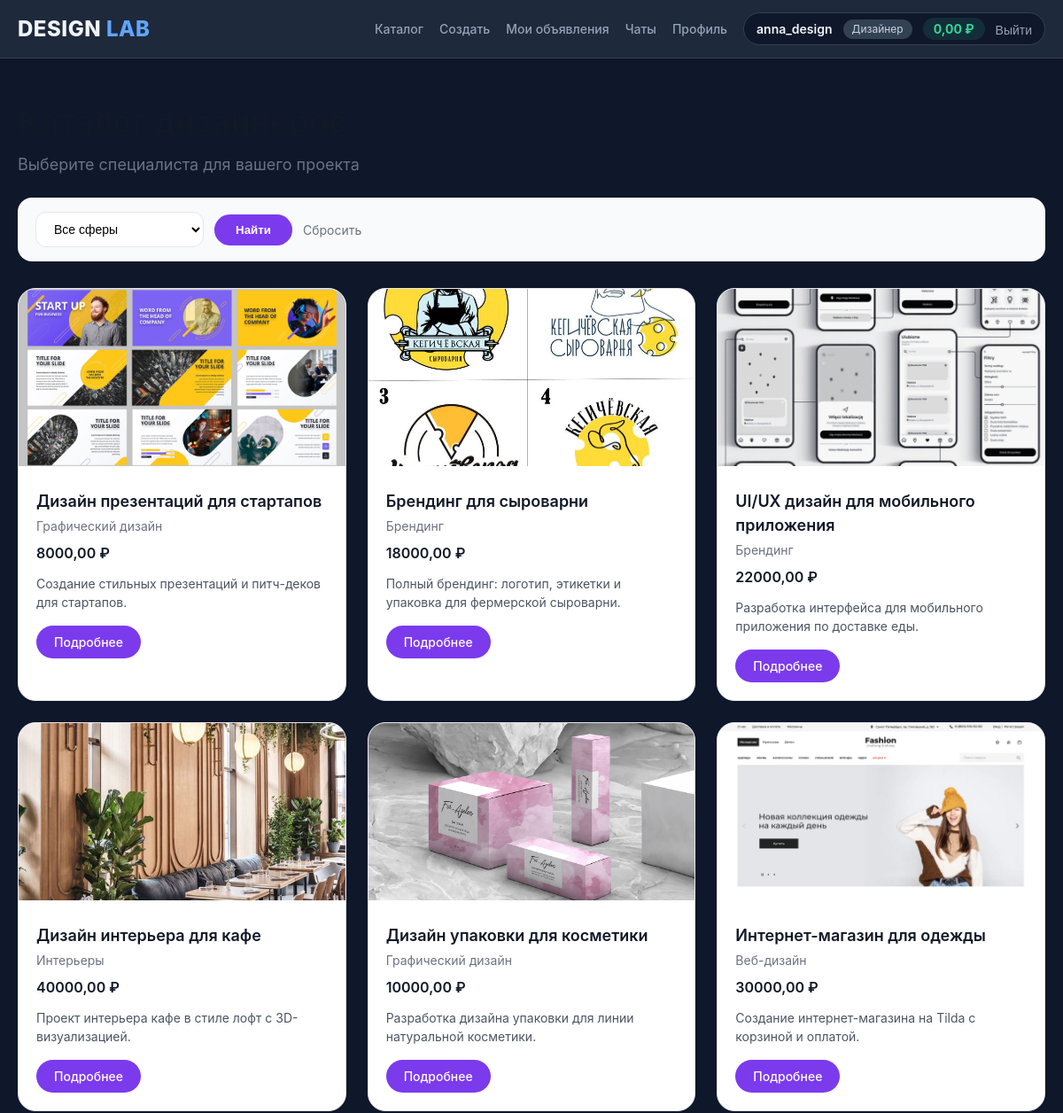
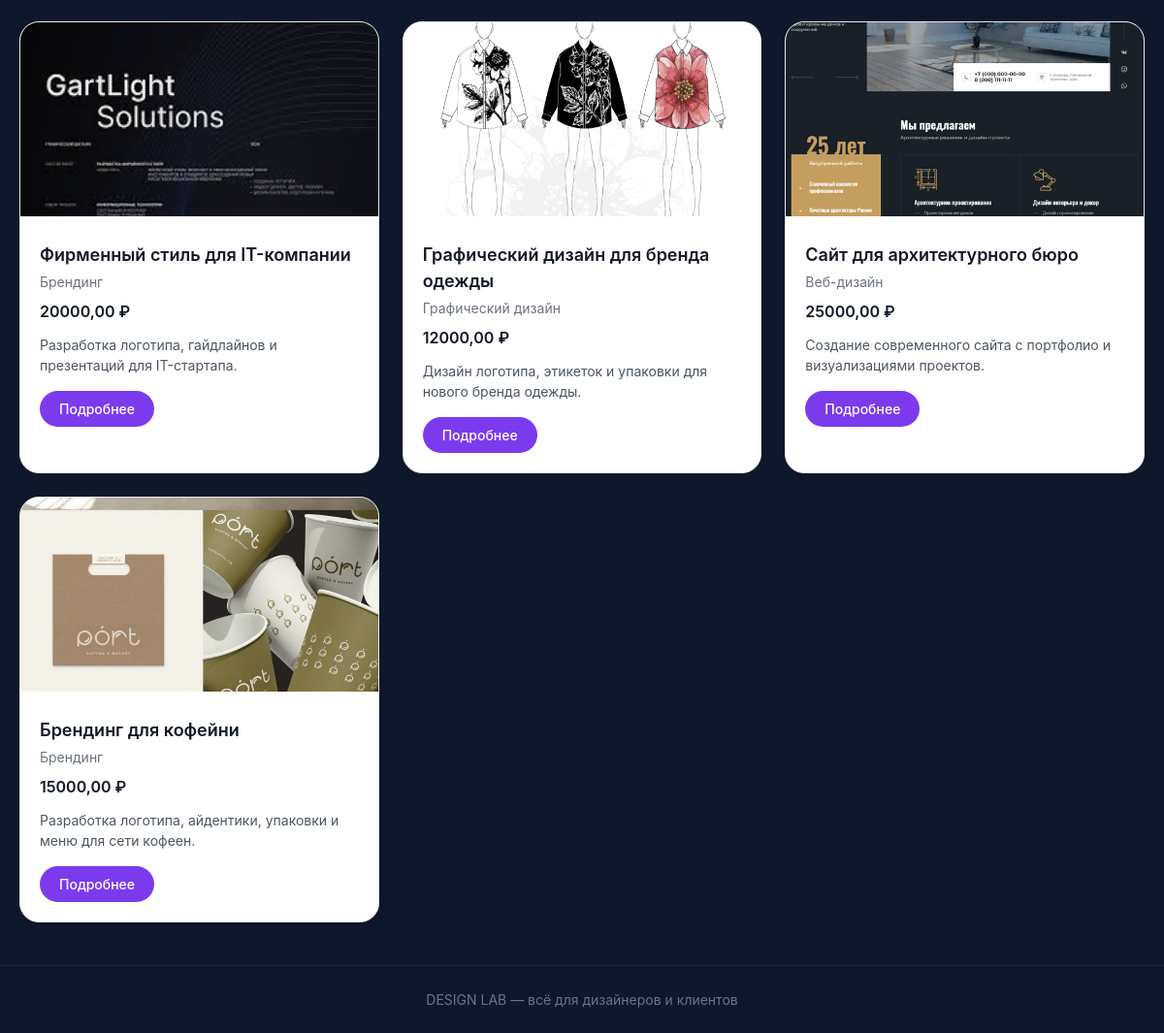
Screenshot of /services/ (signed in) with the database file from the repository (2 pictures, top to bottom).
### accounts/models.py (models this page shows, shortened)
class User(AbstractUser):
    ROLE_CHOICES = [
        ('admin', 'Администратор'),
        ('designer', 'Дизайнер'),
        ('client', 'Клиент'),
    ]
    role = models.CharField(max_length=20, choices=ROLE_CHOICES, default='client')
    phone = models.CharField(max_length=20, blank=True)
    avatar = models.ImageField(upload_to='avatars/', blank=True, null=True)
    bio = models.TextField(blank=True)
    company = models.CharField(max_length=200, blank=True)
    gender = models.CharField(max_length=10, blank=True)
    birth_date = models.DateField(null=True, blank=True)
    age = models.IntegerField(null=True, blank=True)
    created_at = models.DateTimeField(auto_now_add=True)
    last_seen = models.DateTimeField(null=True, blank=True)
    balance = models.DecimalField(max_digits=10, decimal_places=2, default=0, verbose_name='Баланс (руб)')
    @property
    def is_admin(self):
        return self.role == 'admin'

### projects/models.py (models this page shows, shortened)
class Service(models.Model):
    SPHERE_CHOICES = [
        ('branding', 'Брендинг'),
        ('web', 'Веб-дизайн'),
        ('graphic', 'Графический дизайн'),
        ('interior', 'Интерьеры'),
        ('other', 'Другое'),
    ]
    designer = models.ForeignKey(settings.AUTH_USER_MODEL, on_delete=models.CASCADE, related_name='services', limit_choices_to={'role': 'designer'}, verbose_name='Дизайнер')
    title = models.CharField(max_length=200, verbose_name='Название услуги')
    description = models.TextField(verbose_name='Описание')
    sphere = models.CharField(max_length=20, choices=SPHERE_CHOICES, verbose_name='Сфера')
    price = models.DecimalField(max_digits=10, decimal_places=2, default=0, verbose_name='Цена (₽)')
    is_active = models.BooleanField(default=True, verbose_name='Активно')
    created_at = models.DateTimeField(auto_now_add=True, verbose_name='Дата создания')
    class Meta:
        verbose_name = 'Услуга'
        verbose_name_plural = 'Услуги'
        ordering = ['-created_at']

class ServiceImage(models.Model):
    service = models.ForeignKey(Service, on_delete=models.CASCADE, related_name='images', verbose_name='Услуга')
    image = models.ImageField(upload_to='services/', verbose_name='Изображение')
    class Meta:
        verbose_name = 'Фото услуги'
        verbose_name_plural = 'Фото услуг'

### core/views.py (the view)
# urls.py: path('services/', views.services_list, name='services_list'),
@login_required
def services_list(request):
    services = Service.objects.filter(is_active=True)
    sphere = request.GET.get('sphere')
    if sphere:
        services = services.filter(sphere=sphere)
    unread_count = Message.objects.filter(receiver=request.user, is_read=False).count()
    return render(request, 'services.html', {'services': services, 'unread_count': unread_count})

### templates/services.html (shortened to what this page needs)
{% extends 'base.html' %}
{% block content %}
<div style="max-width: 1200px; margin: 0 auto;">
    <h1 style="font-size: 36px; font-weight: 700; color: #111827; margin-bottom: 8px;">
    </h1>
    <p style="color: #6b7280; font-size: 18px; margin-bottom: 24px;">
        Выберите специалиста для вашего проекта
    </p>
    <form method="get" style="display: flex; gap: 12px; align-items: center; flex-wrap: wrap; margin-bottom: 30px; background: #f9fafb; padding: 16px 20px; border-radius: 16px;">
        <select name="sphere" style="padding: 10px 16px; border-radius: 12px; border: 1px solid #e5e7eb; font-size: 14px; background: #fff; min-width: 180px;">
            <option value="">Все сферы</option>
        </select>
        <button type="submit" style="padding: 10px 24px; border-radius: 30px; border: none; background: #7c3aed; color: #fff; font-weight: 600; cursor: pointer;">
            Найти
        </button>
        <a href="{% url 'services_list' %}" style="color: #6b7280; font-size: 14px; text-decoration: none;">Сбросить</a>
    </form>
    <div style="display: grid; grid-template-columns: repeat(auto-fill, minmax(280px, 1fr)); gap: 24px;">
        {% for service in services %}
        <div style="background: #ffffff; border: 1px solid #e5e7eb; border-radius: 20px; overflow: hidden; transition: 0.2s;">
            {% if service.images.all %}
                <img src="{{ service.images.first.image.url }}" alt="{{ service.title }}" style="width: 100%; height: 200px; object-fit: cover;">
            {% else %}
                <div style="width: 100%; height: 200px; background: #f3f4f6; display: flex; align-items: center; justify-content: center; color: #9ca3af; font-size: 14px;">
                    Нет изображения
                </div>
            {% endif %}
            <div style="padding: 20px;">
                <h3 style="font-size: 18px; font-weight: 600; color: #111827; margin-bottom: 4px;">
                    {{ service.title }}
                </h3>
                <p style="color: #6b7280; font-size: 14px; margin-bottom: 8px;">
                    {{ service.get_sphere_display }}
                </p>
                <p style="font-size: 16px; font-weight: 600; color: #111827; margin-bottom: 12px;">
                    {{ service.price }} ₽
                </p>
                <p style="color: #4b5563; font-size: 14px; line-height: 1.5; margin-bottom: 16px;">
                    {{ service.description|truncatechars:80 }}
                </p>
                <div style="display: flex; gap: 10px; flex-wrap: wrap;">
                    <a href="{% url 'service_detail' service.id %}" style="background: #7c3aed; color: #fff; padding: 8px 20px; border-radius: 30px; font-size: 14px; font-weight: 500; text-decoration: none; transition: 0.2s;">
                        Подробнее
                    </a>
                </div>
            </div>
        </div>
        {% empty %}
        <div style="grid-column: 1 / -1; text-align: center; padding: 60px 20px; background: #f9fafb; border-radius: 20px;">
            <p style="color: #6b7280; font-size: 18px;">По вашему запросу ничего не найдено</p>
        </div>
        {% endfor %}
    </div>
</div>
{% endblock %}

### templates/base.html (shortened to what this page needs)
<!DOCTYPE html>
<html lang="ru">
<head>
</head>
<body>
    <header class="header">
        <div class="container">
            <div class="header-content">
                <a href="/" class="logo">DESIGN <span>LAB</span></a>
                <div class="nav">
                    {% if user.is_authenticated %}
                        <a href="{% url 'services_list' %}">Каталог</a>
                        {% if user.role == 'designer' %}
                            <a href="{% url 'create_service' %}">Создать</a>
                            <a href="{% url 'my_services' %}">Мои объявления</a>
                            <a href="{% url 'chats_list' %}">
                                Чаты
                            </a>
                            <a href="{% url 'profile' %}">Профиль</a>
                        {% endif %}
                        <div class="user-info">
                            <span class="user-name">{{ user.username }}</span>
                            <span class="user-role">{{ user.get_role_display }}</span>
                            <span class="user-balance">{{ user.balance }} ₽</span>
                            <form method="post" action="{% url 'logout' %}" style="display:inline;">
                                <button type="submit" class="logout-btn">Выйти</button>
                            </form>
                        </div>
                    {% else %}
                        <a href="{% url 'login' %}">Вход</a>
                        <a href="{% url 'register' %}">Регистрация</a>
                    {% endif %}
                </div>
            </div>
        </div>
    </header>
    <main class="main">
        <div class="container">
            {% block content %}
            {% endblock %}
        </div>
    </main>
    <footer class="footer">
        <div class="container">
            DESIGN LAB — всё для дизайнеров и клиентов
        </div>
    </footer>
</body>
</html>

### templates/base.html (style rules this page uses)
* { margin: 0; padding: 0; box-sizing: border-box; }
body { font-family: -apple-system, BlinkMacSystemFont, 'Segoe UI', Roboto, Arial, sans-serif; background: #0f172a; color: #e2e8f0; line-height: 1.5; }
.container { max-width: 1200px; margin: 0 auto; padding: 0 20px; }
.header { background: #1e293b; border-bottom: 1px solid #334155; padding: 14px 0; position: sticky; top: 0; z-index: 100; }
.header-content { display: flex; justify-content: space-between; align-items: center; flex-wrap: wrap; gap: 12px; }
.logo { font-size: 24px; font-weight: 800; color: #f1f5f9; text-decoration: none; letter-spacing: 0.5px; }
.logo span { color: #60a5fa; }
.nav { display: flex; gap: 18px; align-items: center; flex-wrap: wrap; }
.nav a { text-decoration: none; color: #94a3b8; font-size: 14px; font-weight: 500; transition: color 0.2s; }
.user-info { display: flex; align-items: center; gap: 12px; background: #0f172a; border: 1px solid #334155; padding: 5px 14px; border-radius: 30px; }
.user-name { font-weight: 600; font-size: 14px; color: #f1f5f9; }
.user-role { font-size: 12px; color: #cbd5e1; background: #334155; padding: 2px 10px; border-radius: 30px; }
.user-balance { font-size: 14px; font-weight: 700; color: #34d399; background: rgba(52, 211, 153, 0.12); padding: 2px 12px; border-radius: 30px; }
.logout-btn { background: none; border: none; color: #94a3b8; cursor: pointer; font-size: 14px; transition: color 0.2s; }
.main { padding: 44px 0; min-height: 70vh; }
.footer { text-align: center; padding: 24px 0; color: #64748b; border-top: 1px solid #1e293b; font-size: 14px; }

### rows the page displays
User: username "anna_design", role "Дизайнер", balance "0,00"
Service: images.first.image (picture), title "Дизайн презентаций для стартапов", sphere "Графический дизайн", price "8000,00", description "Создание стильных презентаций и питч-деков для стартапов."
Service: images.first.image (picture), title "Брендинг для сыроварни", sphere "Брендинг", price "18000,00", description "Полный брендинг: логотип, этикетки и упаковка для фермерской сыроварни."
Service: images.first.image (picture), title "UI/UX дизайн для мобильного приложения", sphere "Брендинг", price "22000,00", description "Разработка интерфейса для мобильного приложения по доставке еды."
Service: images.first.image (picture), title "Дизайн интерьера для кафе", sphere "Интерьеры", price "40000,00", description "Проект интерьера кафе в стиле лофт с 3D-визуализацией."
Service: images.first.image (picture), title "Дизайн упаковки для косметики", sphere "Графический дизайн", price "10000,00", description "Разработка дизайна упаковки для линии натуральной косметики."
Service: images.first.image (picture), title "Интернет-магазин для одежды", sphere "Веб-дизайн", price "30000,00", description "Создание интернет-магазина на Tilda с корзиной и оплатой."
Service: images.first.image (picture), title "Фирменный стиль для IT-компании", sphere "Брендинг", price "20000,00", description "Разработка логотипа, гайдлайнов и презентаций для IT-стартапа."
Service: images.first.image (picture), title "Графический дизайн для бренда одежды", sphere "Графический дизайн", price "12000,00", description "Дизайн логотипа, этикеток и упаковки для нового бренда одежды."
Service: images.first.image (picture), title "Сайт для архитектурного бюро", sphere "Веб-дизайн", price "25000,00", description "Создание современного сайта с портфолио и визуализациями проектов."
Service: images.first.image (picture), title "Брендинг для кофейни", sphere "Брендинг", price "15000,00", description "Разработка логотипа, айдентики, упаковки и меню для сети кофеен."
